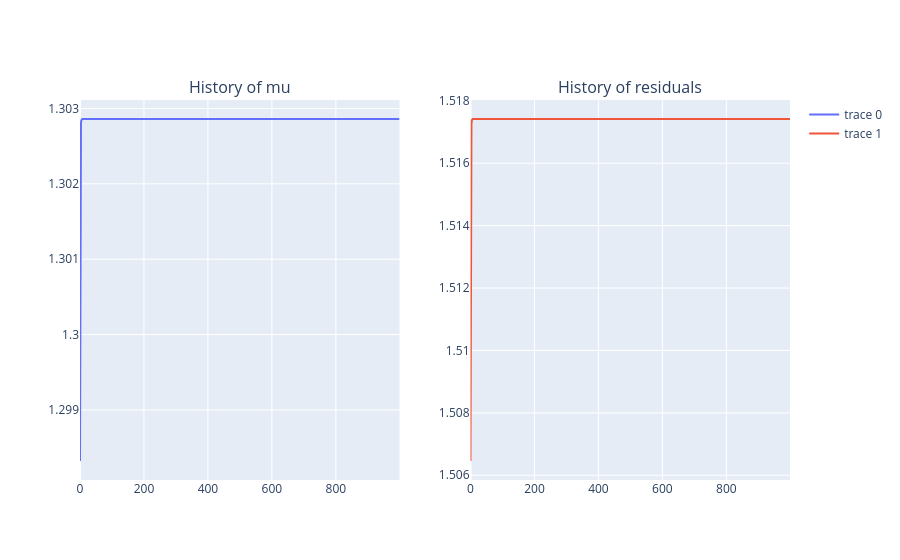

Notebook source saved alongside this figure:
### Markdown cell above
### 2

### Code cell
def case_2():
    A_2 = np.diag([2, -2, 1])
    n = 1000
    n_range = np.arange(1000)
    mu, x, hist = power_method(A_2, max_iter = n)
    hist_mu, hist_res = hist['mu'], hist['res']

    print(f'Eigenvalues by a library function for check:\n{sla.eigvals(A_2)}')
    print(f'Final eigenvalue and eigenvector estimates:\nmu = {mu}\nx={x}')
    fig = make_subplots(rows=1, cols=2,
                        subplot_titles=("History of mu", "History of residuals"))
    fig.add_trace(go.Scatter(x=n_range, y=hist_mu), row=1, col=1)
    fig.add_trace(go.Scatter(x=n_range, y=hist_res), row=1, col=2)
    fig.show()

case_2()

### Figure 1 — Plotly figure (JSON) as saved in the notebook; plotly's stock layout.template omitted (floating-point values rounded to 4 significant figures; data arrays with more than 128 entries replaced by an {"elided": "..."} marker saying what was removed)
{"data": [{"type": "scatter", "x": {"elided": "1000 int values"}, "xaxis": "x", "y": {"elided": "1000 float values"}, "yaxis": "y"}, {"type": "scatter", "x": {"elided": "1000 int values"}, "xaxis": "x2", "y": {"elided": "1000 float values"}, "yaxis": "y2"}], "layout": {"annotations": [{"font": {"size": 16}, "showarrow": false, "text": "History of mu", "x": 0.225, "xanchor": "center", "xref": "paper", "y": 1, "yanchor": "bottom", "yref": "paper"}, {"font": {"size": 16}, "showarrow": false, "text": "History of residuals", "x": 0.775, "xanchor": "center", "xref": "paper", "y": 1, "yanchor": "bottom", "yref": "paper"}], "xaxis": {"anchor": "y", "domain": [0, 0.45]}, "xaxis2": {"anchor": "y2", "domain": [0.55, 1]}, "yaxis": {"anchor": "x", "domain": [0, 1]}, "yaxis2": {"anchor": "x2", "domain": [0, 1]}}}
